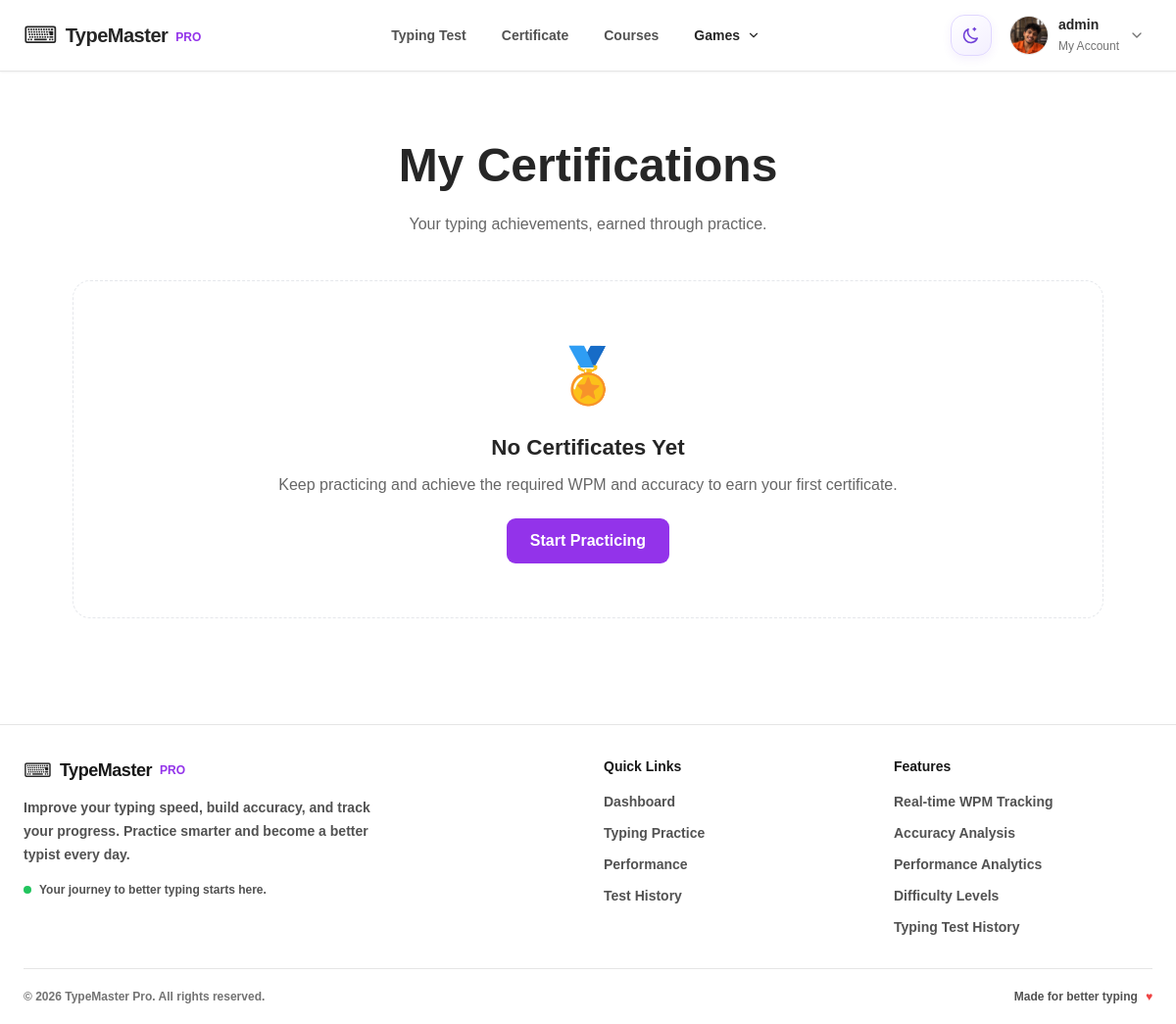
Before: /certifications/ (signed in) with the older database file.
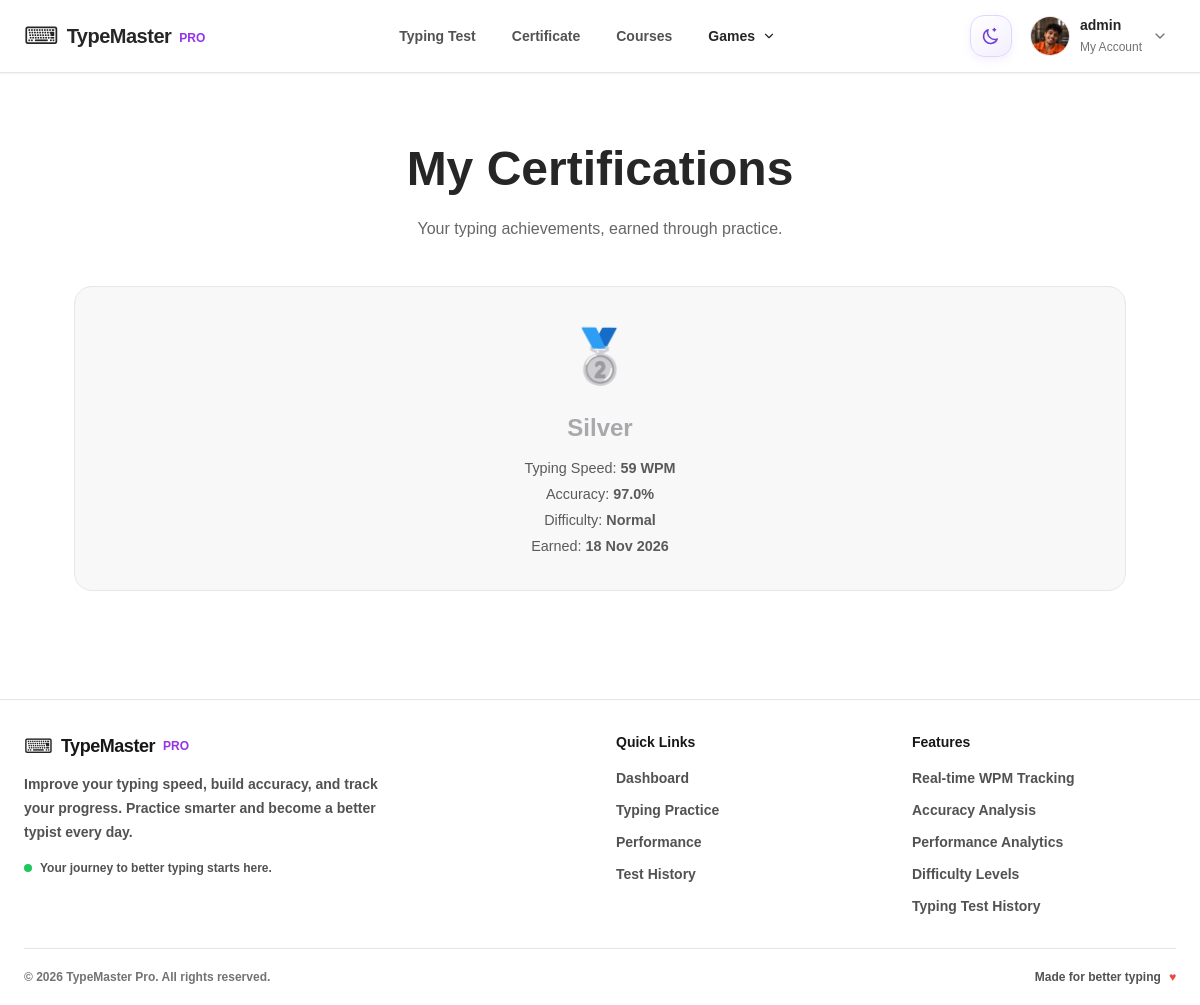
After: the same page with the newer database file.
### type/models.py (models this page shows, shortened)
class UserProfile(models.Model):
    user = models.OneToOneField(
        User,
        on_delete=models.CASCADE,
        related_name='profile'
    )
    bio = models.TextField(blank=True)
    profile_picture = models.ImageField(
        upload_to='profile_pictures/',
        blank=True,
        null=True
    )
    cover_image = models.ImageField(
        upload_to='profile_covers/',
        blank=True,
        null=True,
        help_text='Optional profile banner image.'
    )
    created_at = models.DateTimeField(auto_now_add=True)
    updated_at = models.DateTimeField(auto_now=True)

class TestResult(models.Model):
    DIFFICULTY_CHOICES = [
        ('easy', 'Easy'),
        ('normal', 'Normal'),
        ('hard', 'Hard'),
        ('code', 'Code'),
    ]
    LANGUAGE_CHOICES = [
        ('python', 'Python'),
        ('javascript', 'JavaScript'),
        ('typescript', 'TypeScript'),
        ('html', 'HTML'),
        ('css', 'CSS'),
        ('c', 'C'),
        ('cpp', 'C++'),
        ('java', 'Java'),
        ('csharp', 'C#'),
        ('php', 'PHP'),
        ('sql', 'SQL'),
        ('go', 'Go'),
        ('rust', 'Rust'),
        ('ruby', 'Ruby'),
        ('swift', 'Swift'),
        ('kotlin', 'Kotlin'),
        ('bash', 'Bash'),
        ('shell', 'Shell'),
        ('json', 'JSON'),
        ('xml', 'XML'),
        ('yaml', 'YAML'),
        ('dart', 'Dart'),
        ('r', 'R'),
        ('lua', 'Lua'),
        ('perl', 'Perl'),
        ('scala', 'Scala'),
        ('powershell', 'PowerShell'),
    ]
    user = models.ForeignKey(
        User,
        on_delete=models.CASCADE,
        related_name='test_results'
    )
    wpm = models.PositiveIntegerField(default=0)
    accuracy = models.FloatField(default=0)
    correct_characters = models.PositiveIntegerField(default=0)
    mistakes = models.PositiveIntegerField(default=0)
    duration = models.PositiveIntegerField(
        help_text='Test duration in seconds'
    )
    difficulty = models.CharField(
        max_length=10,
        choices=DIFFICULTY_CHOICES,
        default='normal'
    )
    language = models.CharField(
        max_length=30,
        choices=LANGUAGE_CHOICES,
        blank=True,
        default=''
    )
    CERTIFICATE_CHOICES = [
        ('none', 'None'),
        ('bronze', 'Bronze'),
        ('silver', 'Silver'),
        ('gold', 'Gold'),
    ]
    certificate = models.CharField(
        max_length=10,
        choices=CERTIFICATE_CHOICES,
        default='none'
    )
    created_at = models.DateTimeField(auto_now_add=True)
    class Meta:
        ordering = ['-created_at']

### type/views.py (the view)
# urls.py: path('certifications/',views.certifications,name='certifications'),
@login_required
def certifications(request):
    certificates = TestResult.objects.filter(
        user=request.user,
        certificate__in=['bronze', 'silver', 'gold'],
        difficulty__in=['easy', 'normal', 'hard']
    ).order_by('-created_at')
    return render(request, 'certifications/certifications.html', {
        'certificates': certificates,
    })

### templates/certifications/certifications.html (shortened to what this page needs)
{% extends "base/base.html" %}
{% load static %}
{% block content %}
<main class="certifications-page">
    <header class="certifications-header">
        <h1>My Certifications</h1>
        <p>Your typing achievements, earned through practice.</p>
    </header>
    {% if certificates %}
        <section class="certificate-grid">
            {% for certificate in certificates %}
                <article class="certificate-card">
                    <div class="certificate-icon">
                        {% if certificate.certificate == 'gold' %}
                            🏆
                        {% elif certificate.certificate == 'silver' %}
                            🥈
                        {% elif certificate.certificate == 'bronze' %}
                            🥉
                        {% endif %}
                    </div>
                    <h2 class="certificate-rank {{ certificate.certificate }}">
                        {{ certificate.get_certificate_display }}
                    </h2>
                    <div class="certificate-details">
                        <p>Typing Speed: <strong>{{ certificate.wpm }} WPM</strong></p>
                        <p>Accuracy: <strong>{{ certificate.accuracy }}%</strong></p>
                        <p>Difficulty: <strong>{{ certificate.get_difficulty_display }}</strong></p>
                        <p>Earned: <strong>{{ certificate.created_at|date:"d M Y" }}</strong></p>
                    </div>
                </article>
            {% endfor %}
        </section>
    {% else %}
        <section class="empty-certificates">
            <div class="empty-icon">🏅</div>
            <h2>No Certificates Yet</h2>
            <p>Keep practicing and achieve the required WPM and accuracy to earn your first certificate.</p>
            <a href="{% url 'results' %}" class="practice-link bg-purple-600 text-white">Start Practicing</a>
        </section>
    {% endif %}
</main>
{% endblock %}

### templates/base/base.html (shortened to what this page needs)
{% load static %}
<!DOCTYPE html>
<html lang="en" data-theme="light">
<head>
    <script src="https://cdn.tailwindcss.com"></script>
    <link rel="stylesheet" href="{% static 'css/dashboard.css' %}">
    <link rel="stylesheet" href="{% static 'css/style.css' %}">
</head>
<body class="min-h-screen">
    {% include "components/navbar.html" %}
    {% block content %}{% endblock %}
    {% include "components/footer.html" %}
</body>
</html>

### templates/components/navbar.html (shortened to what this page needs)
<header class="theme-header sticky top-0 inset-x-0 z-[100] bg-white/95 backdrop-blur-md border-b border-neutral-200 shadow-sm">
    <div class="max-w-7xl mx-auto px-4 sm:px-6 h-[72px] flex items-center justify-between">
        <a href="{% url 'home' %}" class="flex items-center gap-2">
            <span class="text-2xl">⌨</span>
            <span class="text-xl font-extrabold tracking-tight">TypeMaster</span>
            <span class="text-xs font-semibold text-purple-600 mt-1">PRO</span>
        </a>
        <nav class="hidden lg:flex items-center gap-1">
            <a href="{% url 'results' %}" class="theme-nav-link px-4 py-2.5 rounded-lg text-sm font-semibold text-neutral-600 hover:text-indigo-600 hover:bg-indigo-50 transition">
                Typing Test
            </a>
            <a href="{% url 'certifications' %}" class="theme-nav-link px-4 py-2.5 rounded-lg text-sm font-semibold text-neutral-600 hover:text-indigo-600 hover:bg-indigo-50 transition">
                Certificate
            </a>
            <a href="{% url 'home' %}" class="theme-nav-link px-4 py-2.5 rounded-lg text-sm font-semibold text-neutral-600 hover:text-indigo-600 hover:bg-indigo-50 transition">
                Courses
            </a>
<div class="games-nav-dropdown">
    <button type="button" class="theme-nav-link games-nav-trigger">
        <span>Games</span>
        <svg class="games-nav-arrow"
             width="14"
             height="14"
             viewBox="0 0 24 24"
             fill="none"
             stroke="currentColor"
             stroke-width="2"
             stroke-linecap="round"
             stroke-linejoin="round">
            <path d="m6 9 6 6 6-6"/>
        </svg>
    </button>
</div>
        </nav>
        <div class="flex items-center gap-3">
<button
    id="themeToggle"
    type="button"
    aria-label="Toggle dark mode"
    title="Toggle Dark Mode"
    class="theme-toggle-btn">
    <svg
        id="themeIcon"
        xmlns="http://www.w3.org/2000/svg"
        width="20"
        height="20"
        viewBox="0 0 24 24"
        fill="none"
        stroke="currentColor"
        stroke-width="1.8"
        stroke-linecap="round"
        stroke-linejoin="round">
    </svg>
</button>
            {% if request.user.is_authenticated %}
                <details class="relative group">
                    <summary class="theme-summary list-none cursor-pointer flex items-center gap-2.5 p-1.5 pr-2 rounded-xl hover:bg-neutral-100 transition select-none">
                        {% if request.user.profile.profile_picture %}
                            <img src="{{ request.user.profile.profile_picture.url }}" alt="Profile" class="w-10 h-10 rounded-full object-cover border border-neutral-200">
                        {% else %}
                            <div class="w-10 h-10 rounded-full bg-indigo-100 text-indigo-700 flex items-center justify-center font-bold uppercase">
                                {{ request.user.username|first }}
                            </div>
                        {% endif %}
                        <div class="hidden sm:block text-left">
                            <p class="text-sm font-bold text-neutral-800 leading-tight">{{ request.user.username }}</p>
                            <p class="text-xs text-neutral-500 mt-1">My Account</p>
                        </div>
                        <svg class="w-4 h-4 text-neutral-500 transition-transform group-open:rotate-180" fill="none" stroke="currentColor" viewBox="0 0 24 24">
                            <path stroke-linecap="round" stroke-linejoin="round" stroke-width="2" d="m6 9 6 6 6-6"/>
                        </svg>
                    </summary>
                </details>
            {% endif %}
        </div>
    </div>
</header>

### templates/components/loader.html (shortened to what this page needs)
{% load static %}

### templates/components/footer.html
<footer class="bg-white border-t border-neutral-200 mt-12">
    <div class="max-w-7xl mx-auto px-6 pt-8 pb-5">
        <div class="grid grid-cols-1 sm:grid-cols-2 lg:grid-cols-4 gap-8 pb-8">
            <div class="lg:col-span-2">
                <a href="{% url 'home' %}" class="flex items-center gap-2">
                    <span class="text-xl">⌨</span>
                    <span class="text-lg font-black tracking-tight text-neutral-900">
                        TypeMaster
                    </span>
                    <span class="text-xs font-extrabold text-purple-600">
                        PRO
                    </span>
                </a>
                <p class="text-sm font-semibold leading-6 text-neutral-600 mt-3 max-w-sm">
                    Improve your typing speed, build accuracy, and track your progress.
                    Practice smarter and become a better typist every day.
                </p>
                <div class="flex items-center gap-2 mt-4">
                    <span class="w-2 h-2 rounded-full bg-green-500"></span>
                    <span class="text-xs font-bold text-neutral-600">
                        Your journey to better typing starts here.
                    </span>
                </div>
            </div>
            <div>
                <h3 class="text-sm font-black text-neutral-900 mb-4">
                    Quick Links
                </h3>
                <ul class="space-y-3 text-sm font-bold text-neutral-600">
                    <li>
                        <a href="/" class="hover:text-indigo-600 transition-colors">
                            Dashboard
                        </a>
                    </li>
                    <li>
                        <a href="/#dashboardScreen" class="hover:text-indigo-600 transition-colors">
                            Typing Practice
                        </a>
                    </li>
                    <li>
                        <a href="/#dashboardScreen" class="hover:text-indigo-600 transition-colors">
                            Performance
                        </a>
                    </li>
                    <li>
                        <a href="/#dashboardScreen" class="hover:text-indigo-600 transition-colors">
                            Test History
                        </a>
                    </li>
                </ul>
            </div>
            <div>
                <h3 class="text-sm font-black text-neutral-900 mb-4">
                    Features
                </h3>
                <ul class="space-y-3 text-sm font-bold text-neutral-600">
                    <li>Real-time WPM Tracking</li>
                    <li>Accuracy Analysis</li>
                    <li>Performance Analytics</li>
                    <li>Difficulty Levels</li>
                    <li>Typing Test History</li>
                </ul>
            </div>
        </div>
        <div class="border-t border-neutral-200 pt-5 flex flex-col md:flex-row items-center justify-between gap-3">
            <p class="text-xs font-bold text-neutral-500 text-center">
                © {% now "Y" %} TypeMaster Pro. All rights reserved.
            </p>
            <div class="flex items-center gap-2 text-xs font-bold text-neutral-600">
                <span>Made for better typing</span>
                <span class="text-red-500">♥</span>
            </div>
        </div>
    </div>
</footer>

### static/css/style.css (style rules this page uses)
* { box-sizing: border-box; }
html, body { min-height: 100%; margin: 0; }
html { scroll-behavior: smooth; }
body { font-family: Arial, Helvetica, sans-serif; background: var(--bg-primary); color: var(--text-primary); transition: background-color .25s ease, color .25s ease; }
:root, html[data-theme="light"] { color-scheme: light; --bg-primary: #ffffff; --bg-secondary: #f9fafb; --bg-tertiary: #f3f4f6; --bg-card: #ffffff; --bg-elevated: #ffffff; --text-primary: #262626; --text-secondary: #737373; --text-muted: #a3a3a3; --border-color: #e5e7eb; --border-soft: #f3f4f6; --hover-bg: #f0f0f0; --hover-border: #c4b5fd; --input-bg: #ffffff; --input-text: #262626; --input-placeholder: #a3a3a3; --accent: #7c3aed; --accent-hover: #6d28d9; --accent-soft: #f5f3ff; --accent-text: #6d28d9; --success-soft: #f0fdf4; --danger-soft: #fef2f2; --chart-grid: #e5e7eb; --chart-text: #737373; --chart-dot-border: #ffffff; --shadow-color: rgba(0, 0, 0, .06); }
body, main, section, article, aside, header, footer, nav, .dashboard-card, .theme-dropdown, .profile-page, .results-history { transition: background-color .2s ease, border-color .2s ease, color .2s ease; }
button, input, select, textarea { font-family: inherit; }
.theme-header { z-index: 100; }
img, video, canvas, svg { max-width: 100%; }
.theme-toggle-btn { width: 42px; height: 42px; display: inline-flex; align-items: center; justify-content: center; border: 1px solid #e0d7ff; border-radius: 14px; background: linear-gradient(145deg, #ffffff, #f3efff); color: #7040d8; box-shadow: 0 3px 10px rgba(112, 64, 216, 0.08); cursor: pointer; transition: all 0.25s ease; }
.theme-toggle-btn svg { transition: transform 0.3s ease; }
.games-nav-dropdown { position: relative; display: inline-flex; align-items: center; z-index: 150; }
.games-nav-trigger { display: inline-flex; align-items: center; justify-content: center; gap: 7px; padding: 10px 16px; border: none; border-radius: 9px; font-size: 14px; font-weight: 600; cursor: pointer; user-select: none; background: transparent; transition: color .2s ease, background-color .2s ease; }
.games-nav-arrow { flex-shrink: 0; transition: transform .2s ease; }

### templates/certifications/certifications.html (style rules this page uses)
.certifications-page { max-width: 1100px; margin: 0 auto; padding: 60px 24px; }
.certifications-header { text-align: center; margin-bottom: 45px; }
.certifications-header h1 { font-size: clamp(2rem, 5vw, 3rem); font-weight: 800; margin-bottom: 12px; }
.certifications-header p { opacity: 0.7; }
.certificate-grid { display: grid; grid-template-columns: repeat(auto-fit, minmax(260px, 1fr)); gap: 24px; }
.certificate-card { position: relative; padding: 30px 24px; border: 1px solid var(--border-color, rgba(128,128,128,.25)); border-radius: 18px; text-align: center; background: var(--card-bg, rgba(128,128,128,.06)); transition: transform .25s ease, box-shadow .25s ease; }
.certificate-icon { font-size: 52px; margin-bottom: 15px; }
.certificate-rank { font-size: 1.5rem; font-weight: 800; margin-bottom: 10px; text-transform: capitalize; }
.certificate-details { opacity: .75; font-size: .9rem; line-height: 1.8; }
.silver { color: #a7a9ac; }

Changed rows visible on the page:
added TestResult: certificate "Silver", wpm "59", accuracy "97.0", difficulty "Normal", created_at "18 Nov 2026"
Other visible differences:
text no longer shown: "🏅 No Certificates Yet Keep practicing and achieve the required WPM and accuracy to earn your first certificate. Start Practicing"
